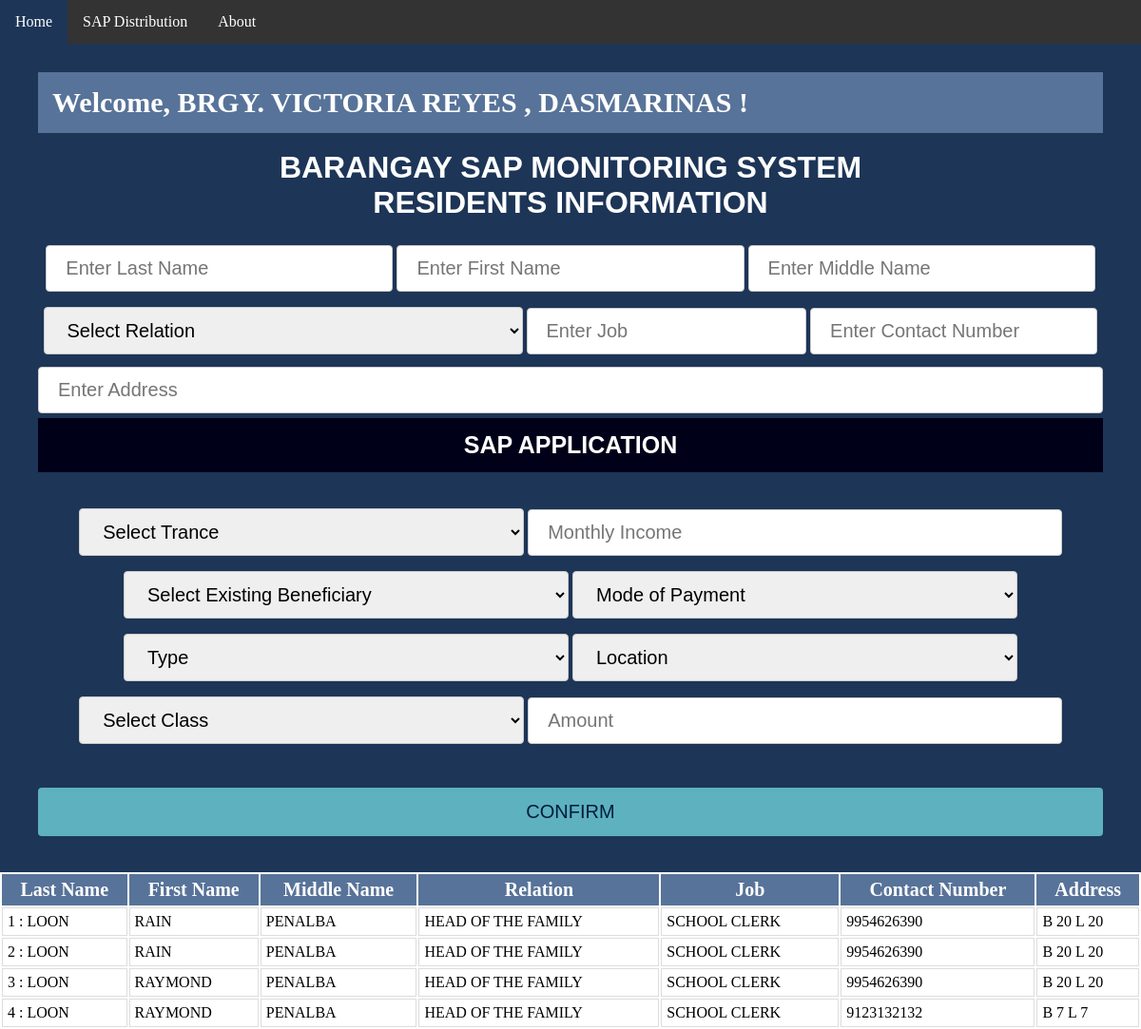
The app's page /1/, older data.
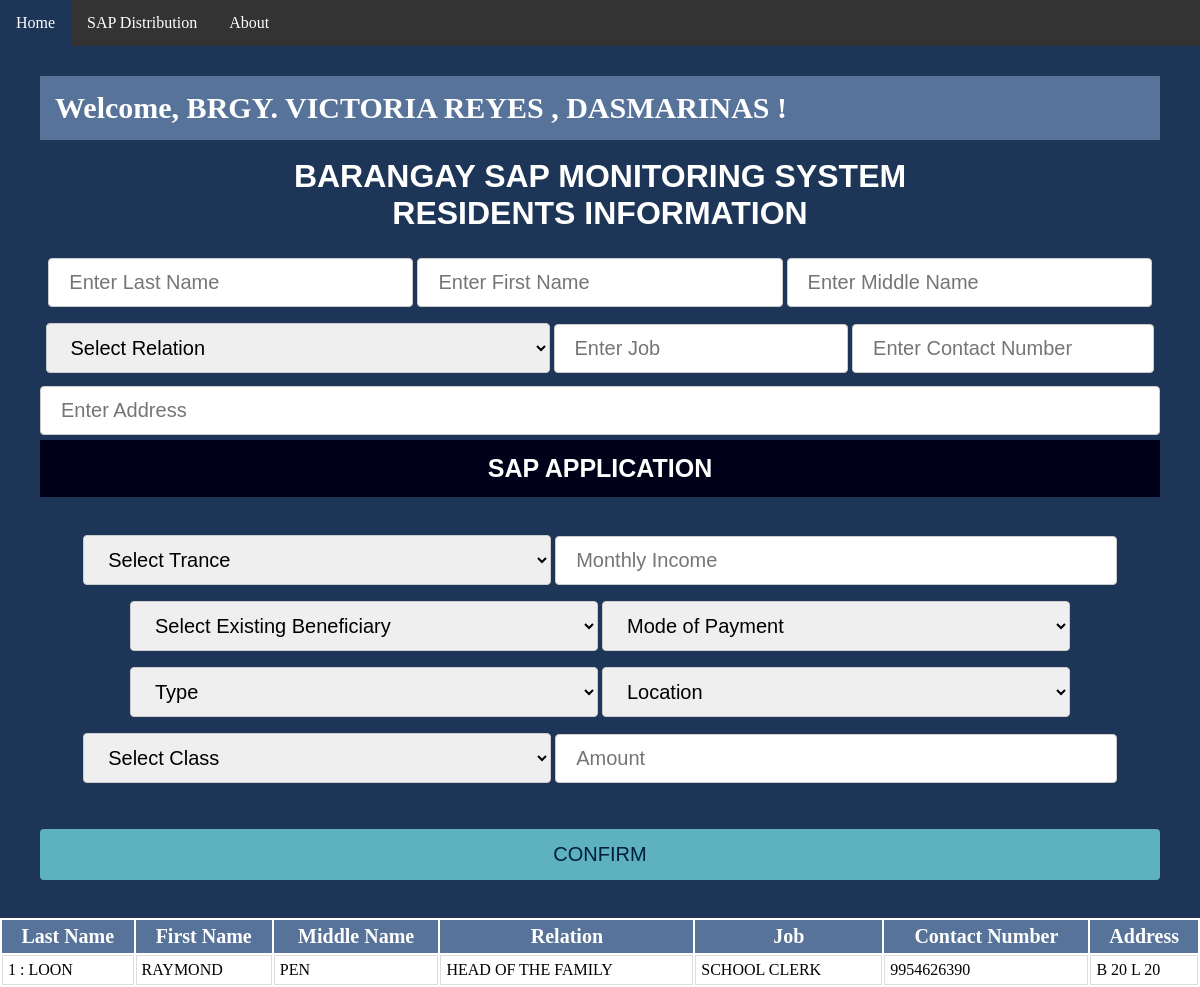
The same page, newer data.
### MNList/models.py (models this page shows)
class IBrgy(models.Model):
      mncplty = models.TextField(default='')
      bname = models.TextField(default='')
      bID = models.CharField(default='', max_length=6)
      class meta:
          db = "brgy"

class BResidents(models.Model):
      rlname = models.TextField(default='')
      rfname = models.TextField(default='')
      rmname = models.TextField(default='')
      rrelation = models.TextField(default='')
      rjob = models.TextField(default='')
      rnumber = models.IntegerField(default='')
      radd = models.TextField(default='')
      ibrgy = models.ForeignKey(IBrgy, default=None, on_delete=models.CASCADE)
      class meta:
          db = "residents"

### MNList/views.py (the view)
# urls.py: url(r'^(\d+)/$', views.view_ibrgy, name='view_ibrgy'),
def view_ibrgy(request, ibrgy_id):
   bresidents = BResidents.objects.all()
   sbeneficiarys = SBeneficiary.objects.all()
   sdistributions = SDistributions.objects.all()
   bresidents = BResidents.objects.order_by("rlname")
   ibrgy_ = IBrgy.objects.get(id=ibrgy_id)
   return render(request, 'SInfo.html', {'ibrgy': ibrgy_,'sdistribution' : sdistributions,'bresidents' : bresidents,'sbeneficiary':sbeneficiarys})

### MNList/templates/SInfo.html (shortened to what this page needs)
<html>
<head>
</head>
<body>
{% extends 'base.html' %}
{% block content %}
	<div id="myDIV" class="header">
	<h3>
		 Welcome, BRGY. {{ibrgy.bname.upper}} , {{ibrgy.mncplty.upper}} !
		</h3>
		<br>
			<h1>BARANGAY SAP MONITORING SYSTEM</h1>
		<h1>RESIDENTS INFORMATION</h1>
		<br>
				<form method="POST" action="/{{ibrgy.id}}/add_info">
			<input type="text1" id="addLN" name="addLN" placeholder="Enter Last Name" >
			<input type="text1" id="addFN" name="addFN" placeholder="Enter First Name" >
			<input type="text1" id="addMN" name="addMN" placeholder="Enter Middle Name" >
			<select id="addRelation" name="addRelation">
		        <option value="0">Select Relation</option>
  			</select>
			<input type="text2" id="addJob" name="addJob" placeholder="Enter Job">
  <input type="tel" id="cnumber" name="cnumber" placeholder="Enter Contact Number">
			<input type="txt" id="addadd" name="addadd" placeholder="Enter Address">
			<a href="#beneficiary"  onclick="myFunction()""><b><p>SAP APPLICATION</p><b></a>
	<div id="myDiv2" class="header">
	<select id="btranche" name="btranche" onchange="random_function()">
		        <option value="0">Select Trance</option>
			</select>
			<input type="text4" id="bincome" name="bincome" placeholder="Monthly Income">
			<select id="bcategory" name="bcategory">
		        <option value="0">Select Existing Beneficiary</option>
  			</select>
		        <select id="bmode" name="bmode">
		        <option value="0">Mode of Payment</option>
			</select>
			<select id="btype" name="btype">
		        <option value="0">Type</option>
			</select>
			<select id="blocation" name="blocation">
		        <option value="0">Location</option>
			</select>
       		 <select id="bclass" name="bclass" onchange="cclass();">
		        <option value="">Select Class</option>
			</select>
			<input type="text4" id="bamount" name="bamount" placeholder="Amount">
		</div>
		<input type="submit" id="bAdd" name="bAdd" value="CONFIRM" class=button>
				</div>
	<table id="id_table" name='tr'>
		<tr>
			<th>Last Name</th>
			<th>First Name</th>
			<th>Middle Name</th>
			<th>Relation</th>
			<th>Job</th>
			<th>Contact Number</th>
			<th>Address</th>
		</tr>
		{% for bresidents in ibrgy.bresidents_set.all %}
		<tr>
			<td>{{ forloop.counter }} : {{bresidents.rlname.upper }}</td>
			<td>{{ bresidents.rfname.upper }}</td>
			<td>{{ bresidents.rmname.upper }}</td>
			<td>{{ bresidents.rrelation.upper }}</td>
			<td>{{ bresidents.rjob.upper }}</td>
			<td>{{ bresidents.rnumber }}</td>
			<td>{{ bresidents.radd.upper }}</td>
		</tr> {% endfor %} </table>
</body>
{% endblock %}

### MNList/templates/base.html (shortened to what this page needs)
<html>
<body>
<div class="navbar" id="myTopnav">
  <a href="http://brgysap.ph/" class="active">Home</a>
  <a href="/distribution">SAP Distribution</a>
  <a href="/about">About</a>
  <a href="javascript:void(0);" class="icon" onclick="myFunction()">
  </a>
</div>
{% block content %}
{% endblock %}
</html>

### MNList/templates/base.html (style rules this page uses)
.header { background-color: 1d3557; padding: 30px 40px; color: white; text-align: center; }
.header:after { content: ""; display: table; clear: both; }
h1 { font-family: Verdana, sans-serif; }
h3 { background-color: 577399; color: #ffffff; padding: 15px; text-align: left; font-size: 30px; }
#id_table { font-style: Verdana border-collapse: collapse; width: 100%; }
#id_table td, #customers th { border: 1px solid #ddd; padding: 5px; }
#id_table th { padding-top: 5px; padding-bottom: 5px; text-align: center; background-color: 577399; color: white; font-size: 20px; }
input[type=txt], select { width:100%; padding: 12px 20px; margin: 5px 0; display: inline-block; border: 1px solid #ccc; border-radius: 4px; box-sizing: border-box; font-size: 20px; }
input[type=job], select { width:28%; padding: 12px 20px; margin: 5px 0; display: inline-block; border: 1px solid #ccc; border-radius: 4px; box-sizing: border-box; font-size: 20px; }
input[type=address], select { width:70%; padding: 12px 20px; margin: 5px 0; display: inline-block; border: 1px solid #ccc; border-radius: 4px; box-sizing: border-box; font-size: 20px; }
input[type=text], select { width: 50%; padding: 12px 20px; margin: 5px 0; display: inline-block; border: 1px solid #ccc; border-radius: 4px; box-sizing: border-box; font-size: 20px; }
input[type=text1], select { width: 32.6%; padding: 12px 20px; margin: 8px 0; display: inline-block; border: 1px solid #ccc; border-radius: 4px; box-sizing: border-box; font-size: 20px; }
input[type=text2], select { width: 26.3%; padding: 12px 20px; margin: 8px 0; display: inline-block; border: 1px solid #ccc; border-radius: 4px; box-sizing: border-box; font-size: 20px; }
input[type=text3], select { width: 45%; padding: 12px 20px; margin: 8px 0; display: inline-block; border: 1px solid #ccc; border-radius: 4px; box-sizing: border-box; font-size: 20px; }
input[type=text4], select { width: 54%; padding: 12px 20px; margin: 8px 0; display: inline-block; border: 1px solid #ccc; border-radius: 4px; box-sizing: border-box; font-size: 20px; }
input[type=tel], select { width: 27%; padding: 12px 20px; margin: 8px 0; display: inline-block; border: 1px solid #ccc; border-radius: 4px; box-sizing: border-box; font-size: 20px; }
input[type=date], select { width: 54.5%; padding: 12px 20px; margin: 8px 0; display: inline-block; border: 1px solid #ccc; border-radius: 4px; box-sizing: border-box; font-size: 20px; }
input[type=amount], select { width: 45%; padding: 12px 20px; margin: 8px 0; display: inline-block; border: 1px solid #ccc; border-radius: 4px; box-sizing: border-box; font-size: 20px; }
input[type=submit] { width: 100%; background-color: 5eb1bf; color: 001d3d; font-size: 20px; padding: 14px 20px; margin: 8px 0; border: none; border-radius: 4px; cursor: pointer; }
* { margin: 0; padding: 0; box-sizing: border-box; }
.navbar { overflow: hidden; background-color: #333; }
.navbar a { float: left; font-size: 16px; color: white; text-align: center; padding: 14px 16px; text-decoration: none; }
.navbar a.active { background-color: 1d3557; color: white; }
p { font-family: Verdana, sans-serif; background-color: #000018; color: white; font-size: 25px; padding: 14px 10px; text-align: center; text-decoration: none; display: inline-block; width:100% }

Row changes from the older to the newer data that the page shows:
removed BResidents: rlname "LOON", rfname "RAIN", rmname "PENALBA", rrelation "HEAD OF THE FAMILY", rjob "SCHOOL CLERK", rnumber "9954626390", radd "B 20 L 20"
removed BResidents: rlname "LOON", rfname "RAYMOND", rmname "PENALBA", rrelation "HEAD OF THE FAMILY", rjob "SCHOOL CLERK", rnumber "9954626390", radd "B 20 L 20"
removed BResidents: rlname "LOON", rfname "RAYMOND", rmname "PENALBA", rrelation "HEAD OF THE FAMILY", rjob "SCHOOL CLERK", rnumber "9123132132", radd "B 7 L 7"
changed BResidents "LOON": rfname "RAIN" → "RAYMOND"; rmname "PENALBA" → "PEN"
